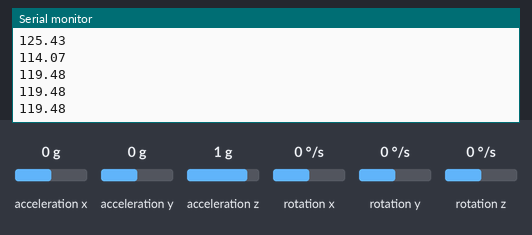
The sketch below on a simulated Arduino Uno, built with avr-gcc and run on an emulated ATmega328P. Parts: the last lines printed to the serial monitor. Inputs (shaded band) come from the test bench; at power-on: acceleration y 0 g, acceleration x 0 g, acceleration z 1 g, rotation x 0 °/s, rotation y 0 °/s, rotation z 0 °/s.

Above: at 4.2 s.
4.3 s: acceleration y set to -1.4 g
At 5.0 s:
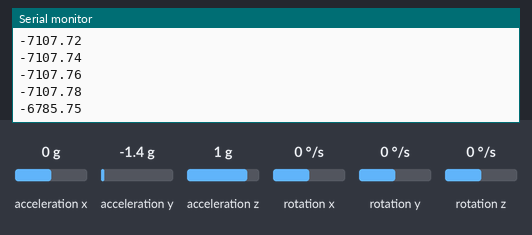
5.8 s: acceleration x set to -1.4 g
At 6.6 s:
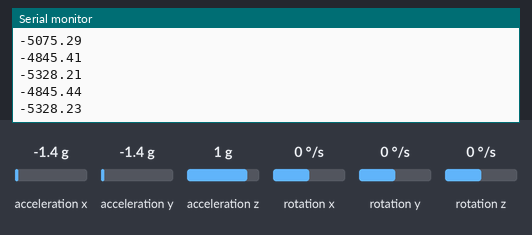
7.3 s: acceleration z set to -1.4 g
At 7.9 s:
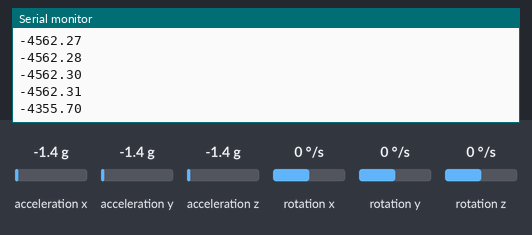
Timing chart, 0 to 10.3 s (numbered marks = the images above; inputs shaded):
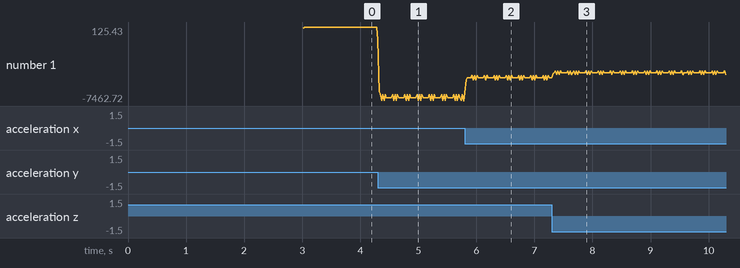

Measured:
- after the input at 4.3 s, the serial monitor: prints a new line at once (image 1)
- plotted number 1: 119.48 → -7462.72 after the input at 4.3 s

The sketch:

pid.ino
```cpp
#include <SoftwareSerial.h>
#include "Wire.h"
#include "MPU6050_tockn.h"

MPU6050 mpu(Wire);

const int dcPin[4] = {5, 6, 9, 10};

const double Kp = 21.0;
const double Ki = 0.8;
const double Kd = 140.0;

const double desire = 1.0;

unsigned long int currentTime, preTime = 0;

double error, preError, valP, valI, valD, output = 0.0;

double avgAngleX = 0.0;

double getOutput(double input, float time){
  error = desire - input;

  valP = Kp * error;
  valI += Ki * error * time;
  valD = Kd * error / time;

  return valP + valI + valD;
}

long map(long x, long in_min, long in_max, long out_min, long out_max){
  return (x - in_min) * (out_max - out_min) / (in_max - in_min) + out_min;
}

void setup(){
  Serial.begin(115200);

  Wire.begin();
  mpu.begin();
  mpu.calcGyroOffsets(true);

  Serial.println("...Start.");

  pinMode(dcPin[0], OUTPUT);
  pinMode(dcPin[1], OUTPUT);
  pinMode(dcPin[2], OUTPUT);
  pinMode(dcPin[3], OUTPUT);

  analogWrite(dcPin[0], 0);
  analogWrite(dcPin[1], 0);
  analogWrite(dcPin[2], 0);
  analogWrite(dcPin[3], 0);

  preTime = 0;
  currentTime = millis();
}

void loop(){
  for (int x; x < 10; x++){
    mpu.update();
    avgAngleX += mpu.getAngleX();
  }
  avgAngleX = avgAngleX / 10.0;

  output = getOutput(-1 * avgAngleX, float(currentTime - preTime) / 1000) / 392 * 7;
  Serial.println(output);
  if (avgAngleX > 2 || avgAngleX < -2){
    if (output > 0){
      analogWrite(dcPin[0], output);
      analogWrite(dcPin[1], 0);
      analogWrite(dcPin[2], output);
      analogWrite(dcPin[3], 0);
    } else{
      analogWrite(dcPin[0], 0);
      analogWrite(dcPin[1], -1 * output);
      analogWrite(dcPin[2], 0);
      analogWrite(dcPin[3], -1 * output);
    }
  } else {
    analogWrite(dcPin[0], 0);
    analogWrite(dcPin[1], 0);
    analogWrite(dcPin[2], 0);
    analogWrite(dcPin[3], 0);
  }

  preTime = currentTime;
  currentTime = millis();
}
```
